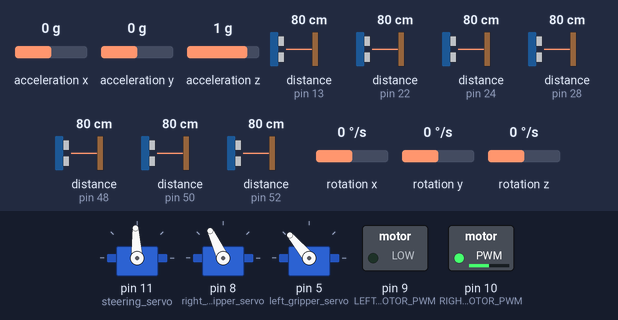
Simulated run of this sketch. Board: Arduino Mega 2560, built with avr-gcc and run on an emulated ATmega2560. On the bench: 3 × servo, switched loads named in the sketch (green lamp = pin HIGH). The test bench sets the inputs (shaded band); at power-on: rotation z 0 °/s, distance to the obstacle (sensors on pin 13, pin 52, pin 22, pin 24, pin 28, pin 48, pin 50) 80 cm, acceleration x 0 g, acceleration y 0 g, acceleration z 1 g, rotation x 0 °/s, rotation y 0 °/s. The echo pulse lasts 58.3 µs per cm; what the sketch prints to the serial monitor is not drawn.

Above: at 3.2 s.
3.3 s: rotation z set to -100 °/s
At 4.2 s:
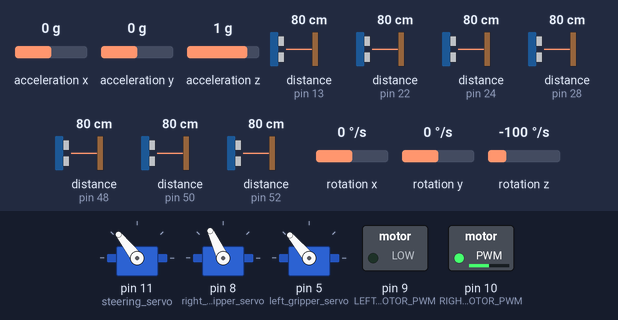
5.2 s: distance to the obstacle (sensor on pin 13) set to 117 cm
6.7 s: distance to the obstacle (sensor on pin 13) set to 124 cm
At 7.7 s:
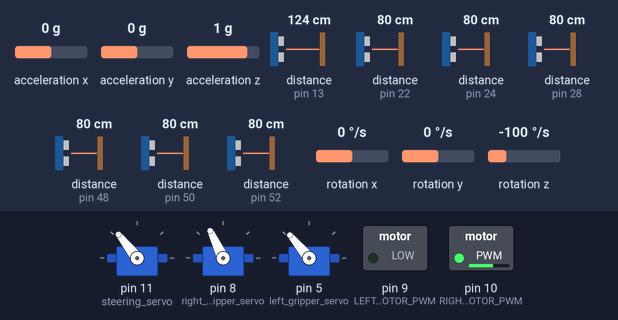
8.5 s: distance to the obstacle (sensor on pin 52) set to 17 cm
10.0 s: distance to the obstacle (sensor on pin 52) set to 13 cm
At 10.9 s:
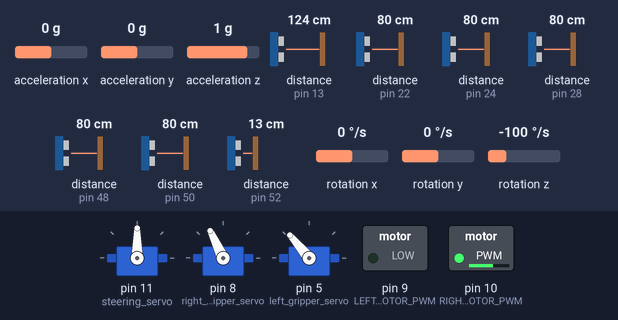
11.8 s: distance to the obstacle (sensor on pin 52) set to 2 cm
At 13.4 s:
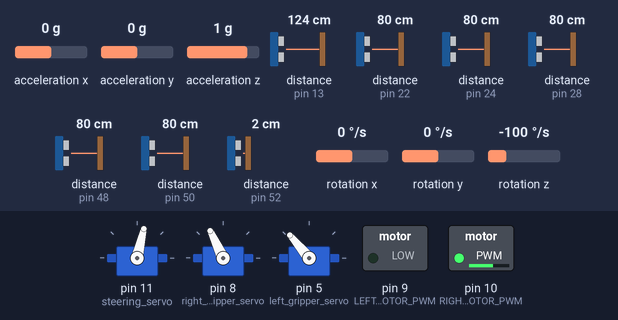
Timing chart, 0 to 14.6 s (numbered marks = the images above; inputs shaded):
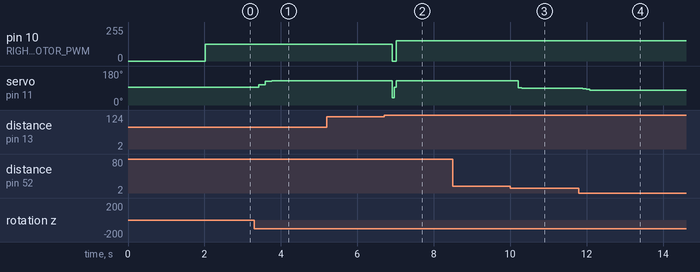

The sketch:

open_challenge.ino
```cpp
// (licence header left out)
#include <Servo.h>
#include <NewPing.h>
#include "Wire.h"
#include <MPU6050_light.h>
#include <ArduinoQueue.h>

// ============================================================================
// HARDWARE PIN DEFINITIONS
// ============================================================================

// Ultrasonic Sensor Pin Assignments
#define FRONT_TRIG_PIN 25
#define FRONT_ECHO_PIN 24
#define RIGHT_SIDE_TRIG_PIN 53
#define RIGHT_SIDE_ECHO_PIN 52
#define RIGHT_BACK_TRIG_PIN 23
#define RIGHT_BACK_ECHO_PIN 22
#define LEFT_SIDE_TRIG_PIN 12
#define LEFT_SIDE_ECHO_PIN 13
#define LEFT_BACK_TRIG_PIN 51
#define LEFT_BACK_ECHO_PIN 50
#define BACK_RIGHT_TRIG_PIN 29
#define BACK_RIGHT_ECHO_PIN 28
#define BACK_LEFT_TRIG_PIN 49
#define BACK_LEFT_ECHO_PIN 48

// Motor Control Pins
#define RIGHT_MOTOR_PWM 10
#define LEFT_MOTOR_PWM 9

// ============================================================================
// GLOBAL CONSTANTS AND CONFIGURATION
// ============================================================================

// Sensor Configuration
const int ULTRASONIC_MAX_DISTANCE = 300;
const int SENSOR_FILTER_SIZE = 7;
const double SOUND_VELOCITY_CM_US = 0.0343;

// Navigation Parameters
const int STEERING_CENTER_POSITION = 93;
const int MAX_STEERING_ANGLE = STEERING_CENTER_POSITION + 35;
const int MIN_STEERING_ANGLE = STEERING_CENTER_POSITION - 50;
const int RIGHT_TURN_ANGLE = 40;
const int LEFT_TURN_ANGLE = -55;

// Speed Control Settings
const int NAVIGATION_SPEED = 60;
const int TURNING_SPEED = 60;
const int SAFETY_SPEED = 35;
const int WALL_FOLLOWING_DISTANCE = 15;

// PID Control Parameters
const float MPU_PROPORTIONAL_GAIN = 1.2;
const float MPU_DERIVATIVE_GAIN = 1.0;
const float MAXIMUM_ANGLE_CORRECTION = 0.27;

// ============================================================================
// SENSOR ARRAY DEFINITIONS
// ============================================================================

// Sensor ID Enumeration
enum SensorID {
  FRONT_SENSOR = 0,
  RIGHT_SIDE_SENSOR = 1,
  RIGHT_BACK_SENSOR = 2,
  BACK_RIGHT_SENSOR = 3,
  BACK_LEFT_SENSOR = 4,
  LEFT_BACK_SENSOR = 5,
  LEFT_SIDE_SENSOR = 6
};

// Pin Arrays for Sensor Initialization
int ultrasonic_echo_pins[7] = {
  FRONT_ECHO_PIN, RIGHT_SIDE_ECHO_PIN, RIGHT_BACK_ECHO_PIN,
  BACK_RIGHT_ECHO_PIN, BACK_LEFT_ECHO_PIN, LEFT_BACK_ECHO_PIN, LEFT_SIDE_ECHO_PIN
};

int ultrasonic_trigger_pins[7] = {
  FRONT_TRIG_PIN, RIGHT_SIDE_TRIG_PIN, RIGHT_BACK_TRIG_PIN,
  BACK_RIGHT_TRIG_PIN, BACK_LEFT_TRIG_PIN, LEFT_BACK_TRIG_PIN, LEFT_SIDE_TRIG_PIN
};

// ============================================================================
// HARDWARE OBJECTS AND GLOBAL VARIABLES
// ============================================================================

// Servo Motor Objects
Servo steering_servo;
Servo left_gripper_servo;
Servo right_gripper_servo;

// IMU Object
MPU6050 inertial_measurement_unit(Wire);

// Ultrasonic Sensor Array
NewPing ultrasonic_sensors[7] = {
  NewPing(ultrasonic_trigger_pins[0], ultrasonic_echo_pins[0], ULTRASONIC_MAX_DISTANCE),
  NewPing(ultrasonic_trigger_pins[1], ultrasonic_echo_pins[1], ULTRASONIC_MAX_DISTANCE),
  NewPing(ultrasonic_trigger_pins[2], ultrasonic_echo_pins[2], ULTRASONIC_MAX_DISTANCE),
  NewPing(ultrasonic_trigger_pins[3], ultrasonic_echo_pins[3], ULTRASONIC_MAX_DISTANCE),
  NewPing(ultrasonic_trigger_pins[4], ultrasonic_echo_pins[4], ULTRASONIC_MAX_DISTANCE),
  NewPing(ultrasonic_trigger_pins[5], ultrasonic_echo_pins[5], ULTRASONIC_MAX_DISTANCE),
  NewPing(ultrasonic_trigger_pins[6], ultrasonic_echo_pins[6], ULTRASONIC_MAX_DISTANCE)
};

// ============================================================================
// SENSOR FILTERING SYSTEM
// ============================================================================

// Moving Average Filter Queues
ArduinoQueue<double> front_sensor_filter;
ArduinoQueue<double> right_side_filter;
ArduinoQueue<double> right_back_filter;
ArduinoQueue<double> left_side_filter;
ArduinoQueue<double> left_back_filter;
ArduinoQueue<double> back_left_filter;
ArduinoQueue<double> back_right_filter;

// Filtered Sensor Readings
double filtered_front_distance = 0;
double filtered_right_side_distance = 0;
double filtered_right_back_distance = 0;
double filtered_left_side_distance = 0;
double filtered_left_back_distance = 0;
double filtered_back_left_distance = 0;
double filtered_back_right_distance = 0;

// ============================================================================
// NAVIGATION STATE VARIABLES
// ============================================================================

// Turn Execution Flags
bool right_turn_completed = false;
bool left_turn_completed = false;
int total_turn_count = 0;

// Orientation Control
int imu_reference_angle = 0;
double target_steering_angle = 0;
double orientation_error = 0;
double ultrasonic_wall_error = 0;

// Timing Control
long system_delay_timer;

// ============================================================================
// SENSOR DATA ACQUISITION FUNCTIONS
// ============================================================================

/**
 * Apply moving average filter to sensor readings for noise reduction
 * @param current_reading: Latest sensor measurement
 * @param filtered_mean: Reference to filtered value storage
 * @param filter_queue: Moving average queue for this sensor
 * @return: Filtered sensor value
 */
double apply_sensor_filter(double current_reading, double &filtered_mean, ArduinoQueue<double> &filter_queue) {
  if (filter_queue.isEmpty()) {
    // Initialize filter with current reading
    filtered_mean = current_reading;
    for (int i = 0; i < SENSOR_FILTER_SIZE; i++) {
      filter_queue.enqueue(current_reading);
    }
  } else {
    // Update moving average
    double oldest_value = filter_queue.dequeue();
    filtered_mean -= (oldest_value / SENSOR_FILTER_SIZE);
    filtered_mean += (current_reading / SENSOR_FILTER_SIZE);
    filter_queue.enqueue(current_reading);
  }
  return filtered_mean;
}

/**
 * Get filtered distance measurement from front ultrasonic sensor
 * @return: Filtered distance in centimeters
 */
double measure_front_distance() {
  double pulse_duration = ultrasonic_sensors[FRONT_SENSOR].ping();
  double raw_distance = (pulse_duration / 2) * SOUND_VELOCITY_CM_US;

  if (raw_distance == 0) raw_distance = ULTRASONIC_MAX_DISTANCE;

  return apply_sensor_filter(raw_distance, filtered_front_distance, front_sensor_filter);
}

/**
 * Get filtered distance measurement from right side ultrasonic sensor
 * @return: Filtered distance in centimeters
 */
double measure_right_side_distance() {
  double pulse_duration = ultrasonic_sensors[RIGHT_SIDE_SENSOR].ping();
  double raw_distance = (pulse_duration / 2) * SOUND_VELOCITY_CM_US;

  if (raw_distance == 0) raw_distance = ULTRASONIC_MAX_DISTANCE;

  return apply_sensor_filter(raw_distance, filtered_right_side_distance, right_side_filter);
}

/**
 * Get filtered distance measurement from left side ultrasonic sensor
 * @return: Filtered distance in centimeters
 */
double measure_left_side_distance() {
  double pulse_duration = ultrasonic_sensors[LEFT_SIDE_SENSOR].ping();
  double raw_distance = (pulse_duration / 2) * SOUND_VELOCITY_CM_US;

  if (raw_distance == 0) raw_distance = ULTRASONIC_MAX_DISTANCE;

  return apply_sensor_filter(raw_distance, filtered_left_side_distance, left_side_filter);
}

/**
 * Get filtered distance measurement from back left ultrasonic sensor
 * @return: Filtered distance in centimeters
 */
double measure_back_left_distance() {
  double pulse_duration = ultrasonic_sensors[BACK_LEFT_SENSOR].ping();
  double raw_distance = (pulse_duration / 2) * SOUND_VELOCITY_CM_US;

  if (raw_distance == 0) raw_distance = ULTRASONIC_MAX_DISTANCE;

  return apply_sensor_filter(raw_distance, filtered_back_left_distance, back_left_filter);
}

/**
 * Get filtered distance measurement from back right ultrasonic sensor
 * @return: Filtered distance in centimeters
 */
double measure_back_right_distance() {
  double pulse_duration = ultrasonic_sensors[BACK_RIGHT_SENSOR].ping();
  double raw_distance = (pulse_duration / 2) * SOUND_VELOCITY_CM_US;

  if (raw_distance == 0) raw_distance = ULTRASONIC_MAX_DISTANCE;

  return apply_sensor_filter(raw_distance, filtered_back_right_distance, back_right_filter);
}

/**
 * Get unfiltered distance measurement for quick obstacle detection
 * @param sensor_id: ID of the sensor to read
 * @return: Raw distance measurement in centimeters
 */
double get_instant_distance(int sensor_id) {
  double pulse_duration = ultrasonic_sensors[sensor_id].ping();
  double distance = (pulse_duration / 2) * SOUND_VELOCITY_CM_US;

  if (distance == 0) distance = ULTRASONIC_MAX_DISTANCE;

  return distance;
}

/**
 * Reset all sensor filters to clear accumulated data
 */
void reset_sensor_filters() {
  for (int i = 0; i < SENSOR_FILTER_SIZE; i++) {
    if (!front_sensor_filter.isEmpty()) front_sensor_filter.dequeue();
    if (!right_side_filter.isEmpty()) right_side_filter.dequeue();
    if (!right_back_filter.isEmpty()) right_back_filter.dequeue();
    if (!left_side_filter.isEmpty()) left_side_filter.dequeue();
    if (!left_back_filter.isEmpty()) left_back_filter.dequeue();
    if (!back_left_filter.isEmpty()) back_left_filter.dequeue();
    if (!back_right_filter.isEmpty()) back_right_filter.dequeue();
  }
}

// ============================================================================
// MOTOR CONTROL FUNCTIONS
// ============================================================================

/**
 * Drive robot forward at specified speed
 * @param speed_percentage: Motor speed as percentage (0-100)
 */
void drive_forward(int speed_percentage) {
  int pwm_value = speed_percentage * 254 / 100;
  analogWrite(LEFT_MOTOR_PWM, 0);
  analogWrite(RIGHT_MOTOR_PWM, pwm_value);
}

/**
 * Drive robot backward at specified speed
 * @param speed_percentage: Motor speed as percentage (0-100)
 */
void drive_backward(int speed_percentage) {
  int pwm_value = speed_percentage * 254 / 100;
  analogWrite(RIGHT_MOTOR_PWM, 0);
  analogWrite(LEFT_MOTOR_PWM, pwm_value);
}

/**
 * Stop all motor movement
 */
void stop_motors() {
  analogWrite(RIGHT_MOTOR_PWM, 0);
  analogWrite(LEFT_MOTOR_PWM, 0);
}

// ============================================================================
// TIMING AND DELAY FUNCTIONS
// ============================================================================

/**
 * Non-blocking delay that maintains IMU updates
 * @param delay_milliseconds: Duration to delay in milliseconds
 */
void maintain_imu_during_delay(int delay_milliseconds) {
  system_delay_timer = millis();
  while (millis() - system_delay_timer < delay_milliseconds) {
    inertial_measurement_unit.update();
  }
}

// ============================================================================
// PID CONTROL FUNCTIONS
// ============================================================================

/**
 * PID control for maintaining orientation during backward movement
 */
void backward_orientation_control() {
  orientation_error = inertial_measurement_unit.getAngleZ() - imu_reference_angle;
  target_steering_angle = STEERING_CENTER_POSITION + (MPU_PROPORTIONAL_GAIN * orientation_error);

  // Apply steering limits
  if (target_steering_angle > MAX_STEERING_ANGLE) target_steering_angle = MAX_STEERING_ANGLE;
  if (target_steering_angle < MIN_STEERING_ANGLE) target_steering_angle = MIN_STEERING_ANGLE;

  steering_servo.write(target_steering_angle);
}

/**
 * PID control for maintaining orientation during forward movement
 */
void forward_orientation_control() {
  orientation_error = inertial_measurement_unit.getAngleZ() - imu_reference_angle;
  target_steering_angle = STEERING_CENTER_POSITION - (MPU_PROPORTIONAL_GAIN * orientation_error);

  // Apply steering limits
  if (target_steering_angle > MAX_STEERING_ANGLE) target_steering_angle = MAX_STEERING_ANGLE;
  if (target_steering_angle < MIN_STEERING_ANGLE) target_steering_angle = MIN_STEERING_ANGLE;

  steering_servo.write(target_steering_angle);
}

/**
 * Wall following control for left side obstacles
 * @param wall_distance: Current distance to left wall
 */
void maintain_left_wall_distance(double wall_distance) {
  if (wall_distance < WALL_FOLLOWING_DISTANCE) {
    ultrasonic_wall_error = WALL_FOLLOWING_DISTANCE - wall_distance;
    steering_servo.write(STEERING_CENTER_POSITION + 1.2 * ultrasonic_wall_error);
    maintain_imu_during_delay(10);
  }
}

/**
 * Wall following control for right side obstacles
 * @param wall_distance: Current distance to right wall
 */
void maintain_right_wall_distance(double wall_distance) {
  if (wall_distance < WALL_FOLLOWING_DISTANCE) {
    ultrasonic_wall_error = WALL_FOLLOWING_DISTANCE - wall_distance;
    steering_servo.write(STEERING_CENTER_POSITION - 1.2 * ultrasonic_wall_error);
    maintain_imu_during_delay(10);
  }
}

// ============================================================================
// NAVIGATION MANEUVER FUNCTIONS
// ============================================================================

/**
 * Execute 90-degree right turn maneuver
 */
void execute_right_turn() {
  // Prevent multiple consecutive turns
  if (right_turn_completed && total_turn_count != 0) return;

  maintain_imu_during_delay(30);

  // Handle front obstacle during turn initiation
  if (get_instant_distance(FRONT_SENSOR) < 35) {
    stop_motors();
    maintain_imu_during_delay(30);

    // Back away from obstacle
    while (get_instant_distance(FRONT_SENSOR) < 40) {
      drive_backward(SAFETY_SPEED);
      backward_orientation_control();
      maintain_imu_during_delay(30);
    }

    stop_motors();
    maintain_imu_during_delay(20);
    drive_forward(SAFETY_SPEED);
    maintain_imu_during_delay(250);
  }

  // Execute turning sequence
  steering_servo.write(STEERING_CENTER_POSITION + RIGHT_TURN_ANGLE);
  drive_forward(TURNING_SPEED);
  inertial_measurement_unit.update();

  // Turn until 70-degree rotation achieved
  while (inertial_measurement_unit.getAngleZ() < imu_reference_angle + 70) {
    inertial_measurement_unit.update();
  }

  // Update reference angle and complete turn
  imu_reference_angle += 90;
  stop_motors();
  maintain_imu_during_delay(50);
  steering_servo.write(STEERING_CENTER_POSITION);
  maintain_imu_during_delay(50);

  // Resume navigation
  drive_forward(NAVIGATION_SPEED);
  inertial_measurement_unit.update();
  forward_orientation_control();
  reset_sensor_filters();

  right_turn_completed = true;
  total_turn_count++;
  maintain_imu_during_delay(30);

  // Navigate until clear of turn area
  while (measure_back_left_distance() < 110 && measure_back_right_distance() < 110) {
    maintain_imu_during_delay(30);
    maintain_right_wall_distance(measure_right_side_distance());
    maintain_left_wall_distance(measure_left_side_distance());
    maintain_imu_during_delay(30);

    if (measure_right_side_distance() > WALL_FOLLOWING_DISTANCE &&
        measure_left_side_distance() > WALL_FOLLOWING_DISTANCE) {
      forward_orientation_control();
    }
  }
}

/**
 * Execute 90-degree left turn maneuver
 */
void execute_left_turn() {
  // Prevent multiple consecutive turns
  if (left_turn_completed && total_turn_count != 0) return;

  maintain_imu_during_delay(30);

  // Handle front obstacle during turn initiation
  if (get_instant_distance(FRONT_SENSOR) < 35) {
    stop_motors();
    maintain_imu_during_delay(30);

    // Back away from obstacle
    while (get_instant_distance(FRONT_SENSOR) < 40) {
      drive_backward(SAFETY_SPEED);
      backward_orientation_control();
      maintain_imu_during_delay(30);
    }

    stop_motors();
    maintain_imu_during_delay(20);
    drive_forward(SAFETY_SPEED);
    maintain_imu_during_delay(250);
  }

  // Execute turning sequence
  steering_servo.write(STEERING_CENTER_POSITION + LEFT_TURN_ANGLE);
  drive_forward(TURNING_SPEED);
  inertial_measurement_unit.update();

  // Turn until 70-degree rotation achieved
  while (inertial_measurement_unit.getAngleZ() > imu_reference_angle - 70) {
    inertial_measurement_unit.update();
  }

  // Update reference angle and complete turn
  imu_reference_angle -= 90;
  stop_motors();
  maintain_imu_during_delay(50);
  steering_servo.write(STEERING_CENTER_POSITION);
  maintain_imu_during_delay(50);

  // Resume navigation
  drive_forward(NAVIGATION_SPEED);
  inertial_measurement_unit.update();
  forward_orientation_control();
  reset_sensor_filters();

  left_turn_completed = true;
  total_turn_count++;
  maintain_imu_during_delay(30);

  // Navigate until clear of turn area
  while (measure_back_left_distance() < 110 && measure_back_right_distance() < 110) {
    maintain_imu_during_delay(30);
    maintain_right_wall_distance(measure_right_side_distance());
    maintain_left_wall_distance(measure_left_side_distance());
    maintain_imu_during_delay(30);

    if (measure_right_side_distance() > WALL_FOLLOWING_DISTANCE &&
        measure_left_side_distance() > WALL_FOLLOWING_DISTANCE) {
      forward_orientation_control();
    }
  }
}

// ============================================================================
// SYSTEM INITIALIZATION
// ============================================================================

/**
 * Initialize all hardware components and sensors
 */
void setup() {
  // Initialize serial communication
  Serial.begin(9600);

  // Initialize I2C communication
  Wire.begin();

  // Initialize IMU
  byte imu_status = inertial_measurement_unit.begin();
  Serial.print(F("MPU6050 Status: "));
  Serial.println(imu_status);

  while (imu_status != 0) {
    // Wait for successful IMU initialization
  }

  Serial.println(F("Calibrating IMU offsets - keep robot stationary"));
  delay(1000);

  inertial_measurement_unit.calcOffsets();
  Serial.println("IMU calibration complete!\n");

  // Initialize motor control pins
  pinMode(RIGHT_MOTOR_PWM, OUTPUT);
  pinMode(LEFT_MOTOR_PWM, OUTPUT);

  // Initialize servo motors
  steering_servo.attach(11);
  right_gripper_servo.attach(8);
  left_gripper_servo.attach(5);

  // Set initial servo positions
  left_gripper_servo.write(130);
  right_gripper_servo.write(115);
  steering_servo.write(STEERING_CENTER_POSITION);

  // Set initial IMU reference
  inertial_measurement_unit.update();
  imu_reference_angle = inertial_measurement_unit.getAngleZ();

  Serial.println("System initialization complete - Beginning navigation");
}

// ============================================================================
// MAIN NAVIGATION LOOP
// ============================================================================

/**
 * Main navigation control loop
 * Implements wall following, obstacle avoidance, and autonomous turning
 */
void loop() {
  // Adjust speed based on navigation progress
  if (total_turn_count == 0) {
    drive_forward(NAVIGATION_SPEED - 10);
  } else {
    drive_forward(NAVIGATION_SPEED);
  }

  maintain_imu_during_delay(30);

  // Wall following control
  maintain_right_wall_distance(measure_right_side_distance());
  maintain_left_wall_distance(measure_left_side_distance());
  maintain_imu_during_delay(30);

  // Use IMU control when no walls detected
  if (measure_right_side_distance() > WALL_FOLLOWING_DISTANCE &&
      measure_left_side_distance() > WALL_FOLLOWING_DISTANCE) {
    forward_orientation_control();
  }

  maintain_imu_during_delay(30);

  // Right turn detection and execution
  if (get_instant_distance(RIGHT_SIDE_SENSOR) > 120 ||
      get_instant_distance(RIGHT_BACK_SENSOR) > 120) {
    execute_right_turn();
  }

  maintain_imu_during_delay(30);

  // Left turn detection and execution
  if (get_instant_distance(LEFT_SIDE_SENSOR) > 120 ||
      get_instant_distance(LEFT_BACK_SENSOR) > 120) {
    execute_left_turn();
  }

  // Mission completion check
  if (total_turn_count == 12) {
    stop_motors();
    Serial.println("Navigation mission completed - 12 turns executed");
    maintain_imu_during_delay(30000); // Hold position for 30 seconds
  }
}
```

Measured:
- the behaviour switches between 16 and 15 cm on distance to the obstacle (sensor on pin 52) (found by bisection; images 2 and 3)
- after the input at 3.3 s, servo on pin 11 (steering_servo): 93° → 107° after 0.12 s, → 127° 0.17 s later, → 128° 0.17 s later
- after the input at 5.2 s, every drawn part: stays the same
- after the input at 6.7 s, pin 10 (RIGHT_MOTOR_PWM): 127/255 → 0/255 after 0.22 s, → 152/255 0.10 s later; servo on pin 11 (steering_servo): 128° → 38° after 0.22 s, → 93° 0.05 s later, → 128° 0.05 s later
- after the input at 8.5 s, every drawn part: stays the same
- after the input at 10.0 s, servo on pin 11 (steering_servo): 128° → 91° after 0.21 s, → 90° 0.09 s later
- after the input at 11.8 s, servo on pin 11 (steering_servo): 90° → 86° after 0.09 s, → 83° 0.09 s later, → 79° 0.09 s later, → 77° 0.09 s later
